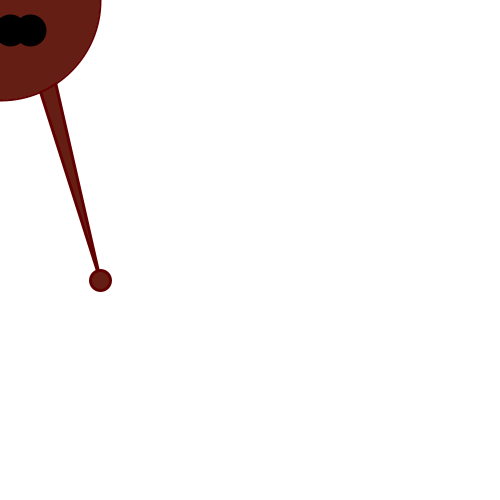
Frame 1 (no input)
Frame 60 (the mouse pressed at the canvas centre just before this capture): identical to frame 1, image omitted
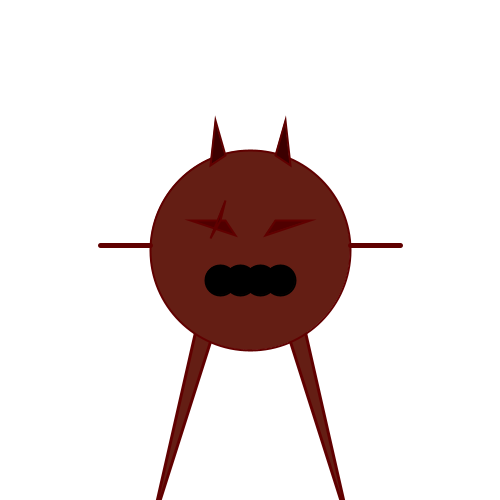
Frame 120 (the mouse held since frame 60 and released just before this capture)

The Processing sketch that drew these frames (run headless with seeded random() and noise(); from frame 60 on, the mouse is pressed at the canvas centre):

// Processing sketch: processing_122836
// ── processing_122836.pde

void setup() {
  size(500, 500);
  background(255, 255, 255);
}
void draw() {
  background(255, 255, 255);
  strokeWeight(3);
  stroke(96, 0, 0);
  fill(100, 30, 20);
  triangle(mouseX-100, mouseY+280, mouseX-50, mouseY+60, mouseX-30, mouseY+60); //linkerbeen
  triangle(mouseX+100, mouseY+280, mouseX+50, mouseY+60, mouseX+30, mouseY+60); //rechterbeen
  ellipse(mouseX-100, mouseY+280, 20, 20);
  ellipse(mouseX+100, mouseY+280, 20, 20);
  strokeWeight(2);
  fill(100, 30, 20);
  ellipse(mouseX, mouseY, 200, 200); //lichaam
  fill(80,0,0);
  triangle(mouseX-15, mouseY-15, mouseX-25, mouseY-30, mouseX-60, mouseY-30); //linkeroog
  triangle(mouseX+15, mouseY-15, mouseX+25, mouseY-30, mouseX+60, mouseY-30); //rechteroog
  fill(0);
  stroke(0);
  ellipse(mouseX-30, mouseY+30, 30, 30); //mond1 (van links)
  ellipse(mouseX-10, mouseY+30, 30, 30); //mond2
  ellipse(mouseX+10, mouseY+30, 30, 30); //mond3
  ellipse(mouseX+30, mouseY+30, 30, 30); //mond4
  stroke(96, 0, 0); 
  fill(60, 0, 0);
  triangle(mouseX-40, mouseY-12, mouseX-30, mouseY-30, mouseX-25, mouseY-50); //litteken oog
  triangle(mouseX-40, mouseY-85, mouseX-35, mouseY-130, mouseX-25, mouseY-95);  //linkerhoorn
  triangle(mouseX+40, mouseY-85, mouseX+35, mouseY-130, mouseX+25, mouseY-95); //rechterhoorn
  strokeWeight(5);
  line(mouseX-100, mouseY-5, mouseX-150, mouseY-5); //linker'arm'
  line(mouseX+100, mouseY-5, mouseX+150, mouseY-5); //rechter'arm'
}
